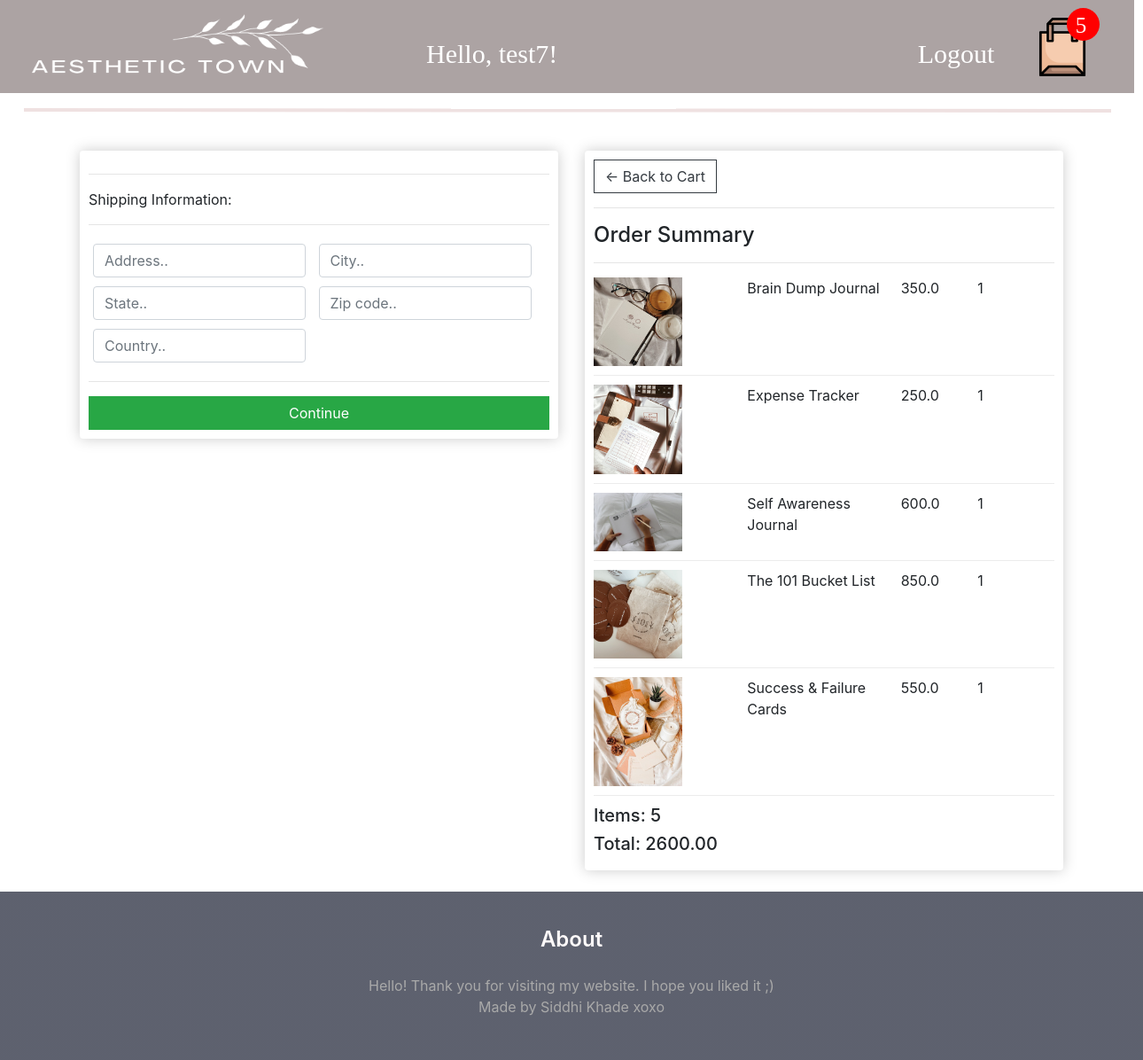
/checkout/test7/ (signed in), run on the app's committed database.
### store/models.py (models this page shows, shortened)
class OrderItem(models.Model):
    product = models.ForeignKey(Product, on_delete=models.SET_NULL, null=True)
    order = models.ForeignKey(Order, on_delete=models.SET_NULL, null=True)
    quantity = models.IntegerField(default=0, null=True, blank=True)
    date_added = models.DateTimeField(auto_now_add=True)
    @property
    def get_total(self):
        total = self.product.price * self.quantity
        return total

class Product(models.Model):
    name = models.CharField(max_length=200)
    description = models.CharField(max_length=200, default="")
    price = models.FloatField()
    digital = models.BooleanField(default=False, null=True, blank=False)
    image = models.ImageField(null=True, blank=True)
    @property
    def imageURL(self):
        try:
            url = self.image.url
        except:
            url = ''
        return url

class Order(models.Model):
    customer = models.ForeignKey(User, on_delete=models.SET_NULL, null=True, blank=True)
    date_ordered = models.DateTimeField(auto_now_add=True)
    complete = models.BooleanField(default=False)
    transaction_id = models.CharField(max_length=100, null=True)
    @property
    def shipping(self):
        shipping = False
        orderitems = self.orderitem_set.all()
        for i in orderitems:
            if i.product.digital == False:
                shipping = True
        return shipping
    @property
    def get_cart_total(self):
        orderitems = self.orderitem_set.all()
        total = sum([item.get_total for item in orderitems])
        return total
    @property
    def get_cart_items(self):
        orderitems = self.orderitem_set.all()
        total = sum([item.quantity for item in orderitems])
        return total

### store/views.py (the view)
# urls.py: path('checkout/<str:username>/',views.checkout,name='checkout'),
def checkout(request,username):
    user = User.objects.get(username=username)
    if user.is_authenticated:
        order, created = Order.objects.get_or_create(customer=user, complete=False)
        items = order.orderitem_set.all()
        cartItems = order.get_cart_items
    else:
        items = []
        order = {'get_cart_total':0, 'get_cart_items':0, 'shipping': False}
        cartItems = order['get_cart_items']
    context={'items': items, 'order': order, 'cartItems':cartItems}
    return render(request,'store/checkout.html',context)

### store/templates/store/checkout.html (shortened to what this page needs)
{% extends 'store/mainstore.html' %}
{% load static %}
{% block content %}
<div class="row">
    <div class="col-lg-6">
        <div class="box-element" id="form-wrapper">
            <form id="form">
                <div id="shipping-info">
                    <hr>
                    <p>Shipping Information:</p>
                    <hr>
                    <div class="form-field">
                        <input class="form-control" type="text" name="address" placeholder="Address..">
                    </div>
                    <div class="form-field">
                        <input class="form-control" type="text" name="city" placeholder="City..">
                    </div>
                    <div class="form-field">
                        <input class="form-control" type="text" name="state" placeholder="State..">
                    </div>
                    <div class="form-field">
                        <input class="form-control" type="text" name="zipcode" placeholder="Zip code..">
                    </div>
                    <div class="form-field">
                        <input class="form-control" type="text" name="country" placeholder="Country..">
                    </div>
                </div>
                <hr>
                <input id="form-button" class="btn btn-success btn-block" type="submit" value="Continue">
            </form>
        </div>
        <br>
    </div>
    <div class="col-lg-6">
        <div class="box-element">
            <a  class="btn btn-outline-dark" href="{% url 'cart' username=user.username %}">&#x2190; Back to Cart</a>
            <hr>
            <h4>Order Summary</h4>
            <hr>
            {% for item in items %}
            <div class="cart-row">
                <div style="flex:2"><img class="row-image" src="{{item.product.imageURL}}"></div>
                <div style="flex:2"><p>{{item.product.name}}</p></div>
                <div style="flex:1"><p>{{item.product.price}}</p></div>
                <div style="flex:1"><p>{{item.quantity}}</p></div>
            </div>
            {% endfor %}
            <h5>Items:   {{order.get_cart_items}}</h5>
            <h5>Total:   {{order.get_cart_total|floatformat:2}}</h5>
        </div>
    </div>
</div>
{% endblock content %}

### store/templates/store/mainstore.html (shortened to what this page needs)
<!DOCTYPE html>
{% load static %}
<html>
<head>
<link rel="stylesheet" href="https://stackpath.bootstrapcdn.com/bootstrap/4.4.1/css/bootstrap.min.css">
<link rel="stylesheet" type="text/css" href="{% static 'CSS/store.css' %}">
<link rel="stylesheet" href="https://cdnjs.cloudflare.com/ajax/libs/font-awesome/6.1.1/css/fontawesome.min.css" />
</head>
<body>
	<nav>
<div id="Aesthetic_Town">
	<svg class="Rectangle_610">
		<rect id="Rectangle_610" rx="0" ry="0" x="0" y="0" width="1280" height="105">
		</rect>
	</svg>
	<svg class="Line_1" viewBox="0 0 1227 1">
		<path id="Line_1" d="M 0 0 L 1227 1">
		</path>
	</svg>
	<a href="{% url 'cart' username=user.username %}">
		<img  id="paper-bag" src="{% static 'images/paper-bag.png' %}">
	</a>
	<svg class="Ellipse_177">
		<ellipse id="Ellipse_177" rx="18.5" ry="18.5" cx="18.5" cy="18.5">
		</ellipse>
	</svg>
	<div id="quant">
		<p>{{cartItems}}</p>
	</div>
	<img id="Logo1" src="{% static 'images/Logo1.png' %}">
	<div id="Hello_">
		<span>Hello, {{user.username}}!</span>
	</div>
	<div id="Logout">
		<a href="{% url 'logout' %}">Logout</a>
	</div>
</div>
</nav>
<div >
	<br><br><br><br><br>
</div>
<div class="container">
	{% block content %}{% endblock content %}
	<br>
</div>
<section class="footer">
	<h4>About</h4>
	<p>Hello! Thank you for visiting my website. I hope you liked it ;)<br>Made by Siddhi Khade xoxo
	</p>
</section>
</body>
</html>

### static/CSS/store.css (style rules this page uses)
:root { --web-view-ids: Aesthetic_Town; }
* { margin: 0; padding: 0; box-sizing: border-box; border: none; }
#Aesthetic_Town { position: absolute; width: 1280px; height: 641px; background-color: rgba(255,255,255,1); overflow: hidden; --web-view-name: Aesthetic Town; --web-view-id: Aesthetic_Town; --web-scale-on-resize: true; --web-enable-deep-linking: true; }
.Rectangle_610 { position: absolute; overflow: visible; width: 1280px; height: 105px; left: 0px; top: 0px; }
.Line_1 { overflow: visible; position: absolute; width: 1227.003px; height: 5px; left: 26.5px; top: 122px; transform: matrix(1,0,0,1,0,0); }
#paper-bag { position: absolute; width: 66px; height: 66px; left: 1166px; top: 20px; overflow: visible; }
.Ellipse_177 { position: absolute; overflow: visible; width: 37px; height: 37px; left: 1204px; top: 9px; }
#Logo1 { position: absolute; width: 340px; height: 80px; left: 27px; top: 12px; overflow: visible; }
#Hello_ { left: 481px; top: 38px; position: absolute; overflow: visible; width: 281px; height: 30px; text-align: left; font-family: Sitka Text; font-style: normal; font-weight: normal; font-size: 30px; color: rgba(255,255,255,1); }
#Logout a { left: 1025px; top: 38px; position: absolute; overflow: visible; width: 108px; height: 30px; text-align: center; font-family: Sitka Text; font-style: normal; font-weight: normal; font-size: 30px; color: rgba(255,255,255,1); text-decoration: none; }
.btn { border-radius: 0; }
.row-image { width: 100px; }
.cart-row { display: flex; align-items: flex-stretch; padding-bottom: 10px; margin-bottom: 10px; border-bottom: 1px solid #ececec; }
#quant { left: 1210px; top: 10px; position: absolute; overflow: visible; width: 20px; height: 30px; text-align: center; font-family: Sitka Text; font-style: normal; font-weight: normal; font-size: 25px; color: rgba(255,255,255,1); }
.col-lg-4, .col-lg-6, .col-lg-8, .col-lg-12 { margin-top: 50px; }
.box-element { box-shadow:hsl(0, 0%, 80%) 0 0 16px; background-color: #fff; border-radius: 4px; padding: 10px; }
.form-field { width:250px; display: inline-block; padding: 5px; }
.footer { height: 190px; width: 100%; text-align: center; padding: 30px 0; background: linear-gradient(rgba(25, 30, 49, 0.7),rgba(25, 30, 49, 0.7)); }
.footer p { color: darkgray; }
.footer h4 { color: snow; margin-bottom: 25px; margin-top: 10px; font-weight: 600; }

### data on the page
OrderItem: product.imageURL (picture), product.name "Brain Dump Journal", product.price "350.0", quantity "1"
OrderItem: product.imageURL (picture), product.name "Expense Tracker", product.price "250.0", quantity "1"
OrderItem: product.imageURL (picture), product.name "Self Awareness Journal", product.price "600.0", quantity "1"
OrderItem: product.imageURL (picture), product.name "The 101 Bucket List", product.price "850.0", quantity "1"
OrderItem: product.imageURL (picture), product.name "Success & Failure Cards", product.price "550.0", quantity "1"
Order: get_cart_items "5", get_cart_total "2600.00"

### other printed values
{{ cartItems }} "5"
{{ user.username }} "test7"
